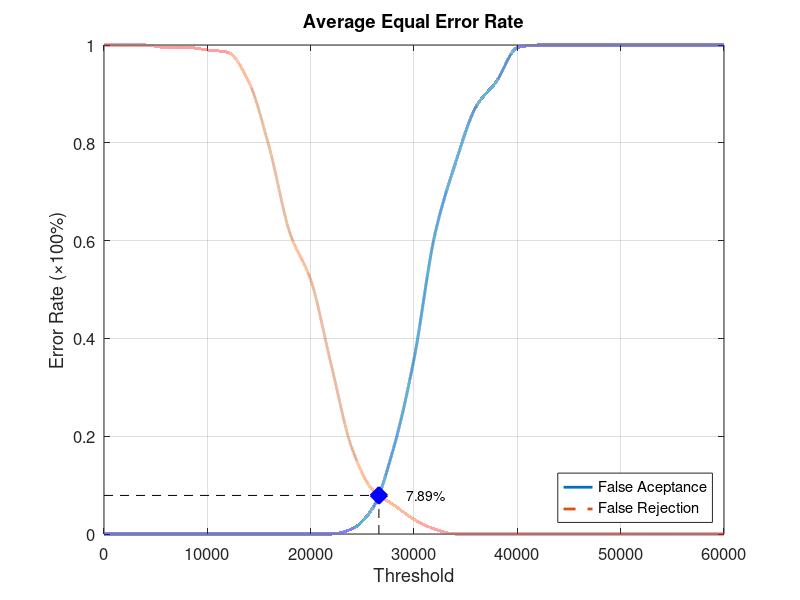
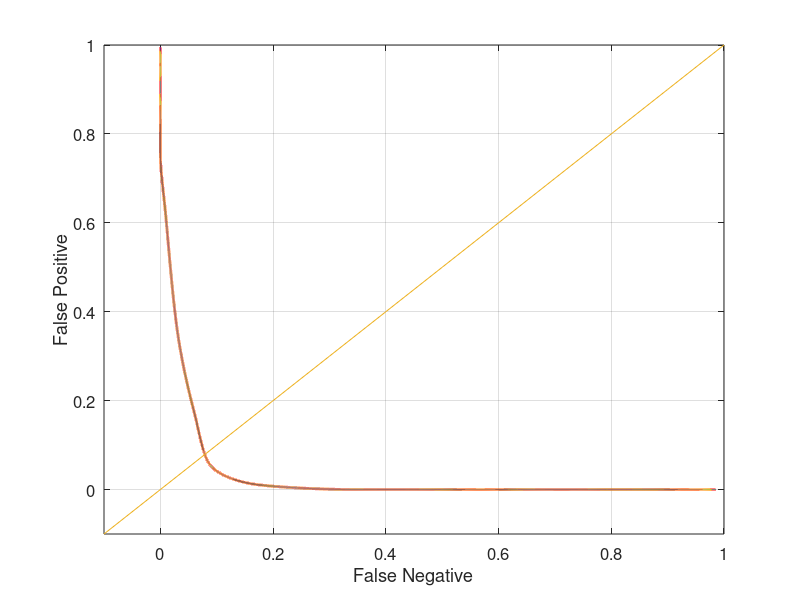

Recreate these plots in MATLAB, in order.
function yEER = Database2_1
close all;
clear;
clc;
x = 0:2000:60000;
xq = 0:0.5:60000;

y0 = [0 0 0 0 0 0 0 0 0 0 0 0 0.0105263 0.0526316 0.173684 0.357895 0.610526 0.757895 0.873684 0.926316 0.994737 1 1 1 1 1 1 1 1 1 1];
yy0 = interp1(x, y0, xq, 'pchip');
y1 = [1 1 1 0.995 0.995 0.99 0.985 0.925 0.79 0.615 0.52 0.345 0.175 0.09 0.06 0.03 0.01 0 0 0 0 0 0 0 0 0 0 0 0 0 0];
yy1 = interp1(x, y1, xq, 'pchip');

% Calculating EER: 
y2 = abs(y0 - y1);
find(y2 == min(y2))
yy2 = abs(yy0 - yy1);
xEER = find(yy2 == min(yy2));
xEERIndex = xq(xEER) % X-axis EER
yEER = yy0(xEER) % Y-axis EER

main = figure
plot(xq, yy0,'-','LineWidth', 2);	hold on
plot(xq, yy1,'--','LineWidth', 2);	hold on
plot([xEERIndex xEERIndex], [0 yEER], 'k--');	hold on
plot([0 xEERIndex], [yEER yEER], 'k--');	hold on
plot(xEERIndex, yEER, 'bx', 'LineWidth', 10);	hold on
text(xEERIndex + 10 * xEERIndex / 100, yEER, [num2str(round((10000 * yEER)) / 100) '%'])
legend('False Aceptance', 'False Rejection', 'Location', 'SouthEast')
xlabel('Threshold')
ylabel('Error Rate (\times100%)')
title('Average Equal Error Rate')
set(gca, 'FontSize', 12)
axis([0 60000 0 1])
grid on

print(main, 'Database2_1Main', '-dpng');
FNRxFPR = figure('Color', [1 1 1]);
plot(yy1, yy0, '-', yy1, yy0, 'LineWidth', 2);
hold on
y = -0.1:0.1:1
plot(y, y); 
set(gca, 'FontSize', 12)
xlabel('False Negative')
ylabel('False Positive')
axis([-0.1 1 -0.1 1])
set(gca, 'FontSize', 12)
grid on

print(FNRxFPR, 'Database2_1FNRxFPR','-dpng');
end
